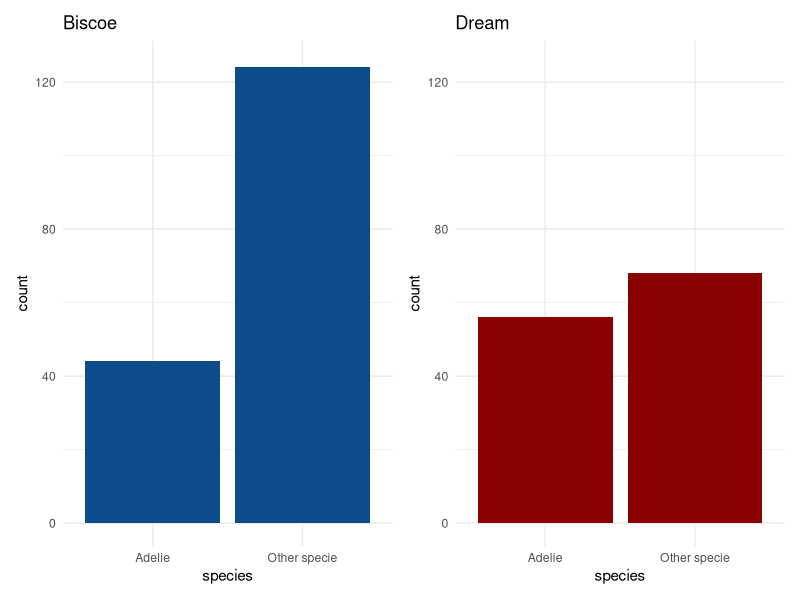

Source code (R):
###########################################################
##############  TWO SAMPLES Z TEST   ######################
###########################################################


library(palmerpenguins) #data 
library(ggplot2) #plotting 
library(dplyr) # operators
library(patchwork) #combine plots

#define dataframe on Biscoe and Dream island
dat_Biscoe <- penguins %>%
  select(island, sex, species) %>%
  filter(island == 'Biscoe')

dat_Dream <- penguins %>%
  select(island, sex, species) %>%
  filter(island == 'Dream')


#z-test for equality of sex on Biscoe vs Dream
female <- c(80, 61)
total_penguins <- c(168,124)

#p value >> 0.88 we cannot reject H0
#(sex proportion is similar on two islands)
print(prop.test(female, total_penguins))

#testing for equality of species on Biscoe vs Dream
adelie <- c(44, 56)
total_penguins <- c(168,124)

#p value << 0.05  we can reject H0 with high confidence 
#(specie proportion is not similar on two islands)
print(prop.test(adelie, total_penguins))

#plotting for Biscoe
levels(dat_Biscoe$species) <- c(levels(dat_Biscoe$species), "Other specie") 
dat_Biscoe$species[dat_Biscoe$species != 'Adelie'] <- "Other specie"


species_Biscoe <- ggplot(dat_Biscoe) +
  aes(x = species ) +
  geom_bar(fill = "#0c4c8a") +
  theme_minimal() +
  labs(title = "Biscoe")

#plotting for Dream
levels(dat_Dream$species) <- c(levels(dat_Dream$species), "Other specie") 
dat_Dream$species[dat_Dream$species != 'Adelie'] <- "Other specie"


species_Dream <-  ggplot(dat_Dream) +
  aes(x = species) +
  geom_bar(fill = "#8B0000") +
  theme_minimal() +
  labs(title = "Dream")  + 
  scale_fill_brewer(palette = "Set1", labels = c("a", "b")) +
  scale_fill_discrete(labels=c("a", "b"))

#combine plots and setting limits on axes
species_Biscoe + species_Dream & scale_y_continuous(limits = c(0, 125))

